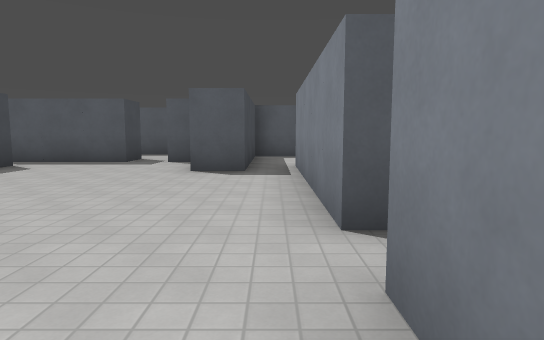
View 1 (above)

24 first-person views from a walk through a Godot game level. The camera is 1.4 m above the floor, tilts 6° down and sees 75° across. The floor is counted in squares, 2 m on a side. Each view is taken from the middle of a square. On the plan, view 1 faces up. The plan holds only what a view shows up to about 11 squares ahead; the rest is blank. Some surface patterns are stand-ins.

View 2
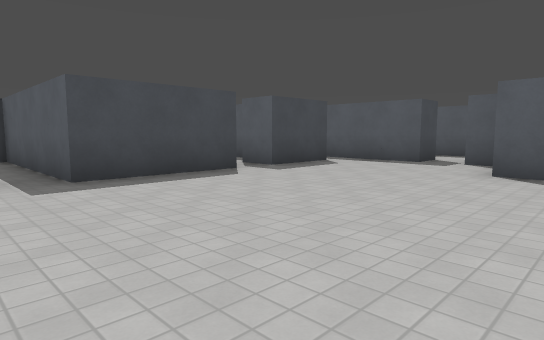

View 3
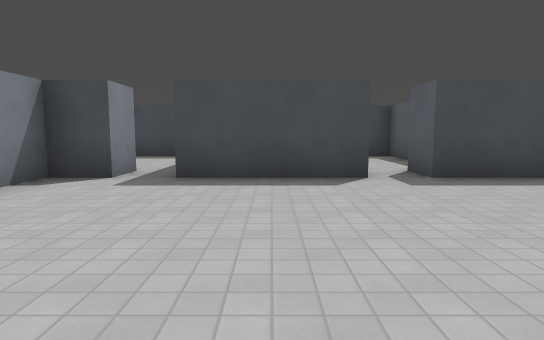

View 4
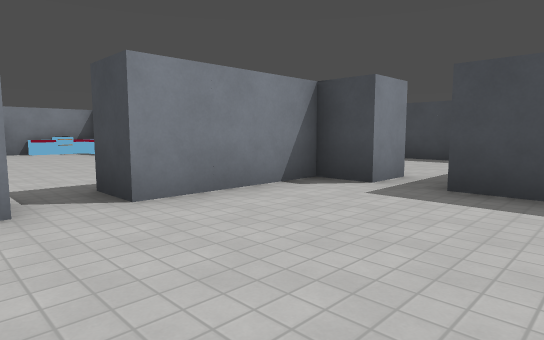

View 5
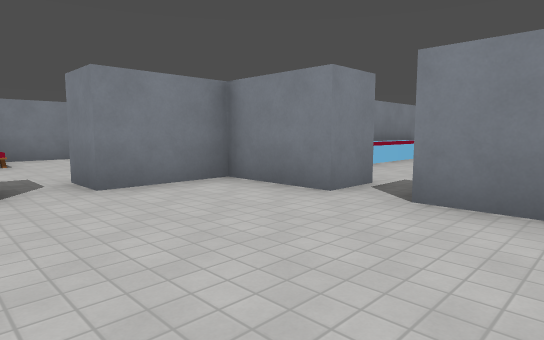

View 6
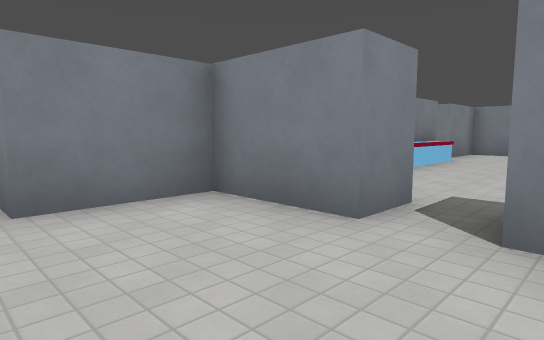

View 7
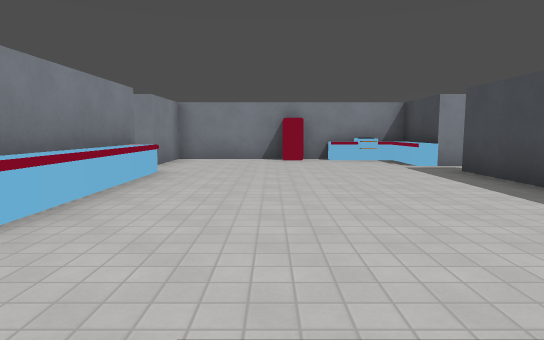

View 8
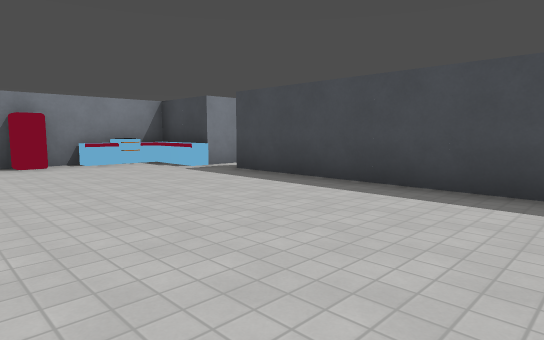

View 9
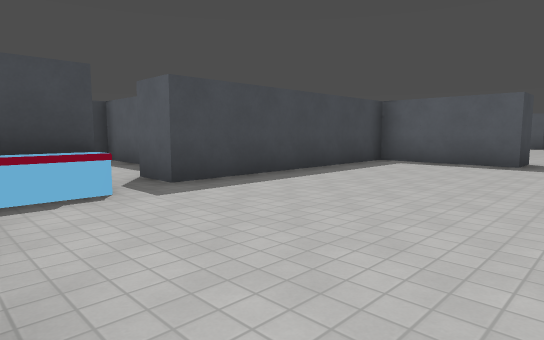

View 10
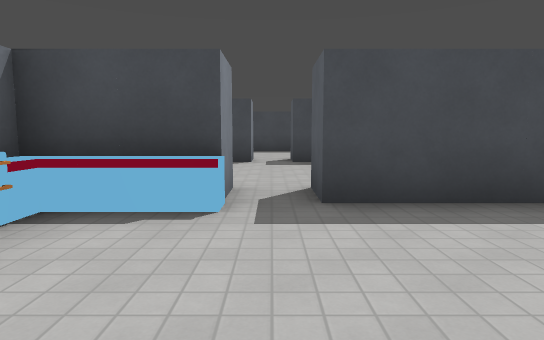

View 11
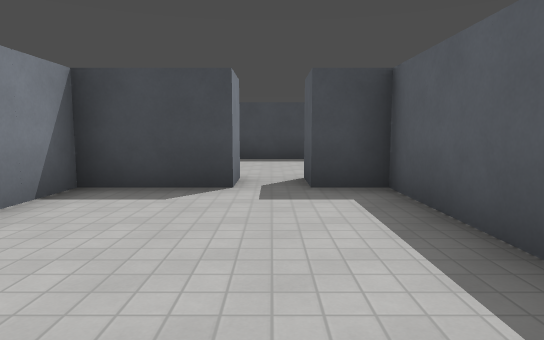

View 12
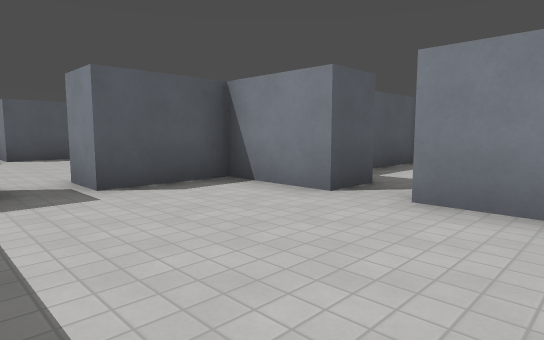

View 13
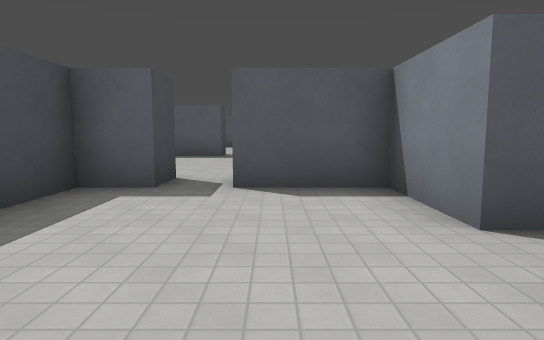

View 14
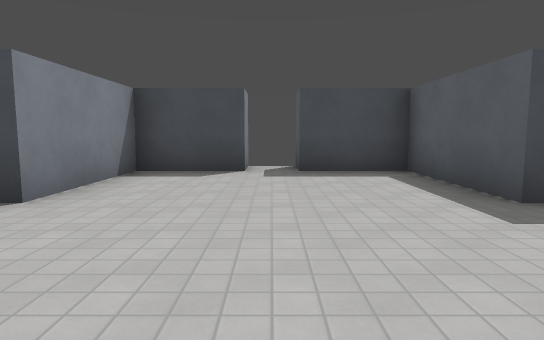

View 15
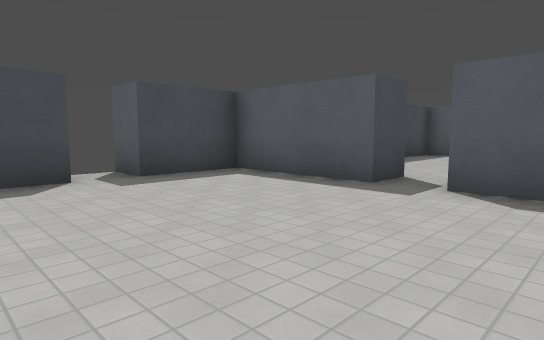

View 16
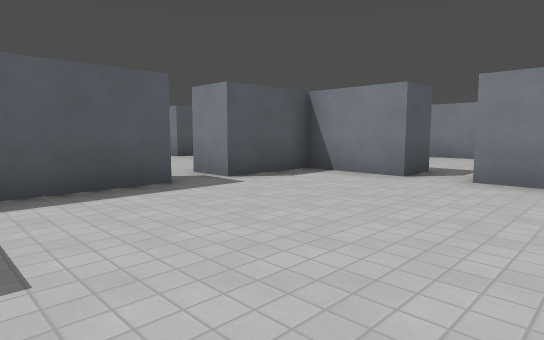

View 17
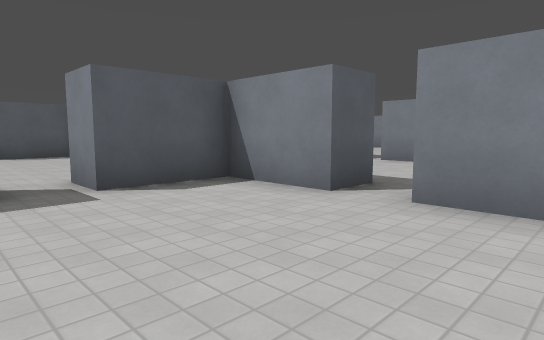

View 18
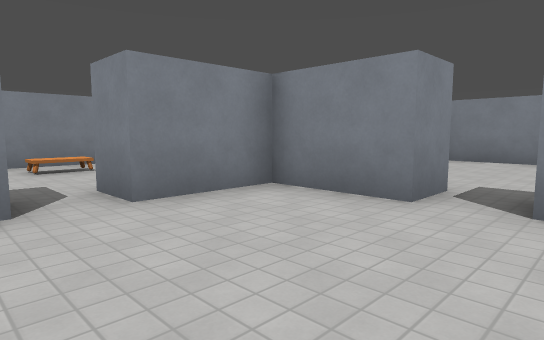

View 19
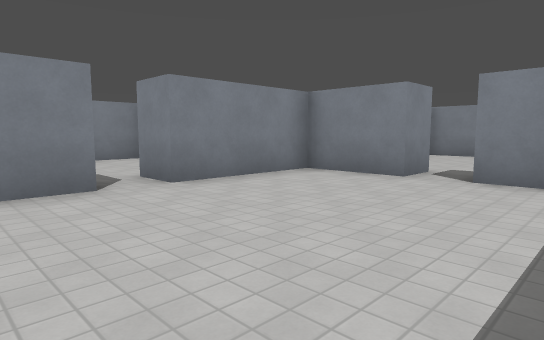

View 20
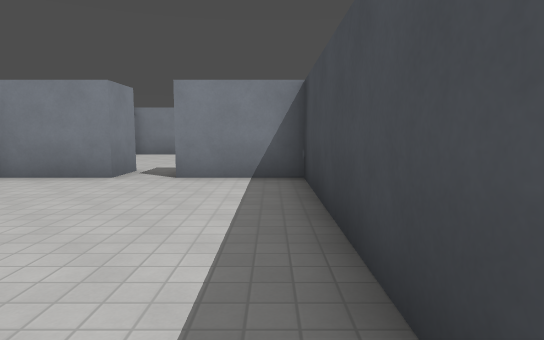

View 21
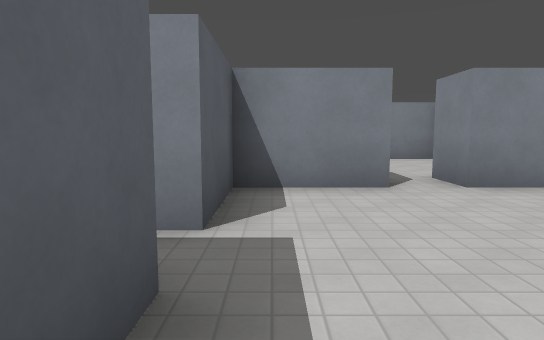

View 22
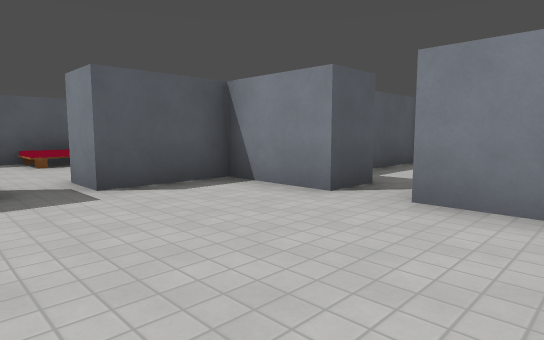

View 23
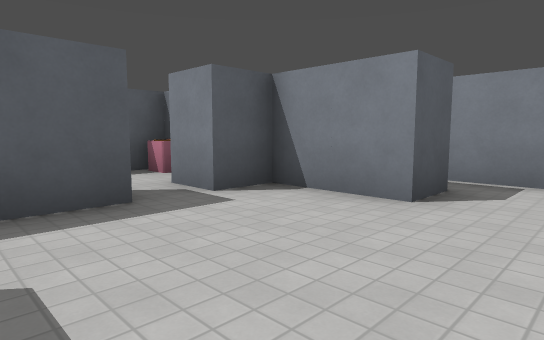

View 24
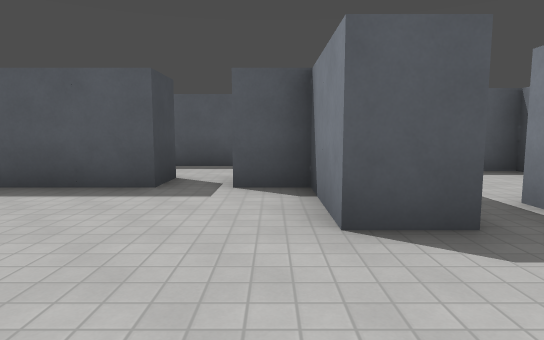

### Floor plan
Points are (right, up) in squares from view 1. A wall is a line through its corners. A room is listed if a view was taken in it or the views show most of it. See-through windows are left out.
Room 1 (views 1, 2, 3, 4, 5, 6, 23, 24)
walls: (-5.5, 4.6) (-5.5, 1.5); (0.5, 2.5) (0.5, 7.5); (-5.5, 0.5) (-5.5, -0.5) (-2.5, -0.5); (-5.5, 7.5) (-5.5, 5.5) (-6.5, 5.5); (-0.5, 7.5) (-0.5, 6.5) (-1.5, 6.5) (-1.5, 8.5) (-2.5, 8.5) (-2.5, 9.5); (-1.5, -0.5) (0.5, -0.5) (0.5, 1.5); (-3.5, 9.5) (-3.5, 8.5) (-6.2, 8.5)
ways out: opening at (-2, -1) to room 2; opening at (-6, 1) to room 5; opening at (-6, 5) to room 8; opening at (-6, 8); opening at (-3, 9); opening at (0, 7); opening at (1, 2)
Room 2 (views 7, 8, 9, 10)
walls: (0.5, -7.5) (0.5, -4.2); (-5.5, -8.5) (-5.5, -10.5) (0.5, -10.5) (0.5, -8.5); (-1.5, -1.6) (-1.5, -0.5); (-2.5, -0.5) (-2.5, -1.5) (-5.5, -1.5) (-5.5, -7.5)
low walls: (0.1, -7.4) (0.1, -3.6)
ways out: opening at (-2, -1) to room 1; opening at (-6, -8) to room 3
objects: oven (-5, -10) to (-4, -10); bench (-5, -9); fridge (-2, -10)
Room 3 (view 11)
walls: (-11.5, -8.5) (-10.5, -8.5) (-10.5, -10.5) (-9.1, -10.5); (-6.5, -8.5) (-5.5, -8.5); (-6.8, -6.5) (-10.5, -6.5) (-10.5, -7.5) (-11.5, -7.5); (-5.5, -7.5) (-6.5, -7.5)
ways out: opening at (-6, -8) to room 2; opening at (-11, -8) to room 4
Room 4 (views 12, 13)
walls: (-13.8, -10.5) (-11.8, -10.5); (-11.5, -7.5) (-11.5, -5.5) (-13.5, -5.5) (-13.5, -4.5); (-11.5, -9.6) (-11.5, -8.5); (-14.5, -4.5) (-14.5, -5.5) (-15.5, -5.5) (-15.5, -8.9)
ways out: opening at (-11, -8) to room 3; opening at (-14, -5) to room 6
Room 5 (view 14)
walls: (-11.5, -2.5) (-10.5, -2.5); (-6.5, -3.9) (-6.5, 0.5) (-5.5, 0.5); (-5.5, 1.5) (-10.5, 1.5) (-10.5, -1.5) (-11.5, -1.5)
ways out: opening at (-6, 1) to room 1; opening at (-11, -2) to room 6
Room 6 (views 15, 16, 17, 18)
walls: (-13.5, -4.5) (-11.5, -4.5) (-11.5, -2.5); (-18.5, -2.5) (-17.5, -2.5) (-17.5, -4.5) (-14.5, -4.5); (-14.5, 1.5) (-14.5, 0.5) (-17.5, 0.5) (-17.5, -1.5) (-18.5, -1.5); (-11.5, -1.5) (-11.5, 0.5) (-13.5, 0.5) (-13.5, 1.5)
ways out: opening at (-14, -5) to room 4; opening at (-11, -2) to room 5; opening at (-14, 1) to room 7
Room 7 (views 19, 20, 21, 22)
walls: (-14.5, 7.5) (-16.1, 7.5); (-16.5, 7.2) (-16.5, 1.5) (-14.5, 1.5); (-13.5, 1.5) (-11.5, 1.5) (-11.5, 4.5) (-10.5, 4.5); (-10.4, 5.5) (-11.5, 5.5) (-11.5, 7.5) (-13.5, 7.5) (-13.5, 8.5)
ways out: opening at (-14, 1) to room 6; opening at (-11, 5) to room 8; opening at (-14, 8)
Room 8 (no view inside)
walls: (-6.8, 6.5) (-10.5, 6.5) (-10.5, 5.9); (-6.5, 2.6) (-6.5, 3.9)
ways out: opening at (-6, 5) to room 1; opening at (-11, 5) to room 7

Positions as (right, up) in squares from view 1, and headings:
1: (0, 0), facing up
2: (0, 0), facing up-left
3: (0, 3), facing left
4: (-1, 3), facing down-left
5: (-4, 3), facing down-right
6: (-3, 2), facing down-right
7: (-2, -1), facing down
8: (-1, -2), facing down-left
9: (-1, -10), facing up-left
10: (-2, -8), facing left
11: (-6, -8), facing left
12: (-15, -10), facing up-right
13: (-13, -10), facing up
14: (-11, -2), facing left
15: (-12, -4), facing up-left
16: (-17, -4), facing up-right
17: (-15, -4), facing up-right
18: (-15, -1), facing down-right
19: (-16, 7), facing down-right
20: (-16, 7), facing down
21: (-16, 7), facing right
22: (-15, 3), facing up-right
23: (-5, 5), facing up-right
24: (-2, 4), facing up
